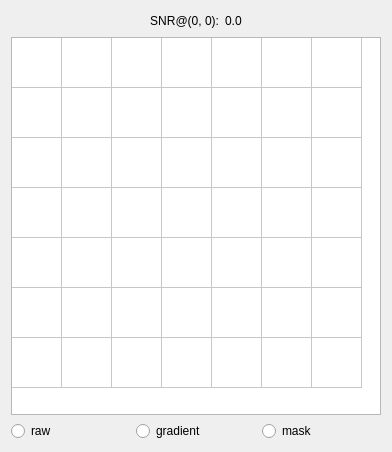
<?xml version="1.0" encoding="UTF-8"?>
<ui version="4.0">
 <class>inspector</class>
 <widget class="QWidget" name="inspector">
  <property name="geometry">
   <rect>
    <x>0</x>
    <y>0</y>
    <width>392</width>
    <height>452</height>
   </rect>
  </property>
  <property name="sizePolicy">
   <sizepolicy hsizetype="Preferred" vsizetype="Preferred">
    <horstretch>0</horstretch>
    <verstretch>0</verstretch>
   </sizepolicy>
  </property>
  <property name="minimumSize">
   <size>
    <width>386</width>
    <height>448</height>
   </size>
  </property>
  <property name="maximumSize">
   <size>
    <width>9999</width>
    <height>9999</height>
   </size>
  </property>
  <property name="windowTitle">
   <string>inspector</string>
  </property>
  <layout class="QVBoxLayout" name="verticalLayout" stretch="0,1,0">
   <item>
    <layout class="QHBoxLayout" name="horizontalLayout" stretch="1,0,0,1">
     <item>
      <spacer name="horizontalSpacer_2">
       <property name="orientation">
        <enum>Qt::Horizontal</enum>
       </property>
       <property name="sizeHint" stdset="0">
        <size>
         <width>40</width>
         <height>20</height>
        </size>
       </property>
      </spacer>
     </item>
     <item>
      <widget class="QLabel" name="snr_label">
       <property name="sizePolicy">
        <sizepolicy hsizetype="Preferred" vsizetype="Fixed">
         <horstretch>0</horstretch>
         <verstretch>0</verstretch>
        </sizepolicy>
       </property>
       <property name="text">
        <string>SNR@(0, 0):</string>
       </property>
       <property name="alignment">
        <set>Qt::AlignRight|Qt::AlignTrailing|Qt::AlignVCenter</set>
       </property>
      </widget>
     </item>
     <item>
      <widget class="QLabel" name="snr_value">
       <property name="sizePolicy">
        <sizepolicy hsizetype="Preferred" vsizetype="Preferred">
         <horstretch>0</horstretch>
         <verstretch>0</verstretch>
        </sizepolicy>
       </property>
       <property name="text">
        <string>0.0</string>
       </property>
      </widget>
     </item>
     <item>
      <spacer name="horizontalSpacer">
       <property name="orientation">
        <enum>Qt::Horizontal</enum>
       </property>
       <property name="sizeHint" stdset="0">
        <size>
         <width>40</width>
         <height>20</height>
        </size>
       </property>
      </spacer>
     </item>
    </layout>
   </item>
   <item>
    <widget class="QTableWidget" name="data_table">
     <property name="sizePolicy">
      <sizepolicy hsizetype="Preferred" vsizetype="Preferred">
       <horstretch>0</horstretch>
       <verstretch>0</verstretch>
      </sizepolicy>
     </property>
     <property name="font">
      <font>
       <pointsize>10</pointsize>
      </font>
     </property>
     <property name="editTriggers">
      <set>QAbstractItemView::NoEditTriggers</set>
     </property>
     <property name="rowCount">
      <number>7</number>
     </property>
     <property name="columnCount">
      <number>7</number>
     </property>
     <attribute name="horizontalHeaderVisible">
      <bool>false</bool>
     </attribute>
     <attribute name="horizontalHeaderDefaultSectionSize">
      <number>50</number>
     </attribute>
     <attribute name="verticalHeaderVisible">
      <bool>false</bool>
     </attribute>
     <attribute name="verticalHeaderDefaultSectionSize">
      <number>50</number>
     </attribute>
     <row>
      <property name="text">
       <string>New Row</string>
      </property>
     </row>
     <row>
      <property name="text">
       <string>New Row</string>
      </property>
     </row>
     <row>
      <property name="text">
       <string>New Row</string>
      </property>
     </row>
     <row>
      <property name="text">
       <string>New Row</string>
      </property>
     </row>
     <row>
      <property name="text">
       <string>New Row</string>
      </property>
     </row>
     <row>
      <property name="text">
       <string>New Row</string>
      </property>
     </row>
     <row>
      <property name="text">
       <string>New Row</string>
      </property>
     </row>
     <column>
      <property name="text">
       <string>New Column</string>
      </property>
     </column>
     <column>
      <property name="text">
       <string>New Column</string>
      </property>
     </column>
     <column>
      <property name="text">
       <string>New Column</string>
      </property>
     </column>
     <column>
      <property name="text">
       <string>New Column</string>
      </property>
     </column>
     <column>
      <property name="text">
       <string>New Column</string>
      </property>
     </column>
     <column>
      <property name="text">
       <string>New Column</string>
      </property>
     </column>
     <column>
      <property name="text">
       <string>New Column</string>
      </property>
     </column>
     <item row="3" column="3">
      <property name="text">
       <string/>
      </property>
      <property name="background">
       <brush brushstyle="NoBrush">
        <color alpha="255">
         <red>32</red>
         <green>228</green>
         <blue>7</blue>
        </color>
       </brush>
      </property>
     </item>
    </widget>
   </item>
   <item>
    <layout class="QHBoxLayout" name="horizontalLayout_2" stretch="1,1,1">
     <item>
      <widget class="QRadioButton" name="radioButton">
       <property name="text">
        <string>raw</string>
       </property>
       <property name="autoExclusive">
        <bool>false</bool>
       </property>
      </widget>
     </item>
     <item>
      <widget class="QRadioButton" name="radioButton_2">
       <property name="text">
        <string>gradient</string>
       </property>
       <property name="autoExclusive">
        <bool>false</bool>
       </property>
      </widget>
     </item>
     <item>
      <widget class="QRadioButton" name="radioButton_3">
       <property name="text">
        <string>mask</string>
       </property>
       <property name="autoExclusive">
        <bool>false</bool>
       </property>
      </widget>
     </item>
    </layout>
   </item>
  </layout>
 </widget>
 <resources/>
 <connections/>
</ui>
